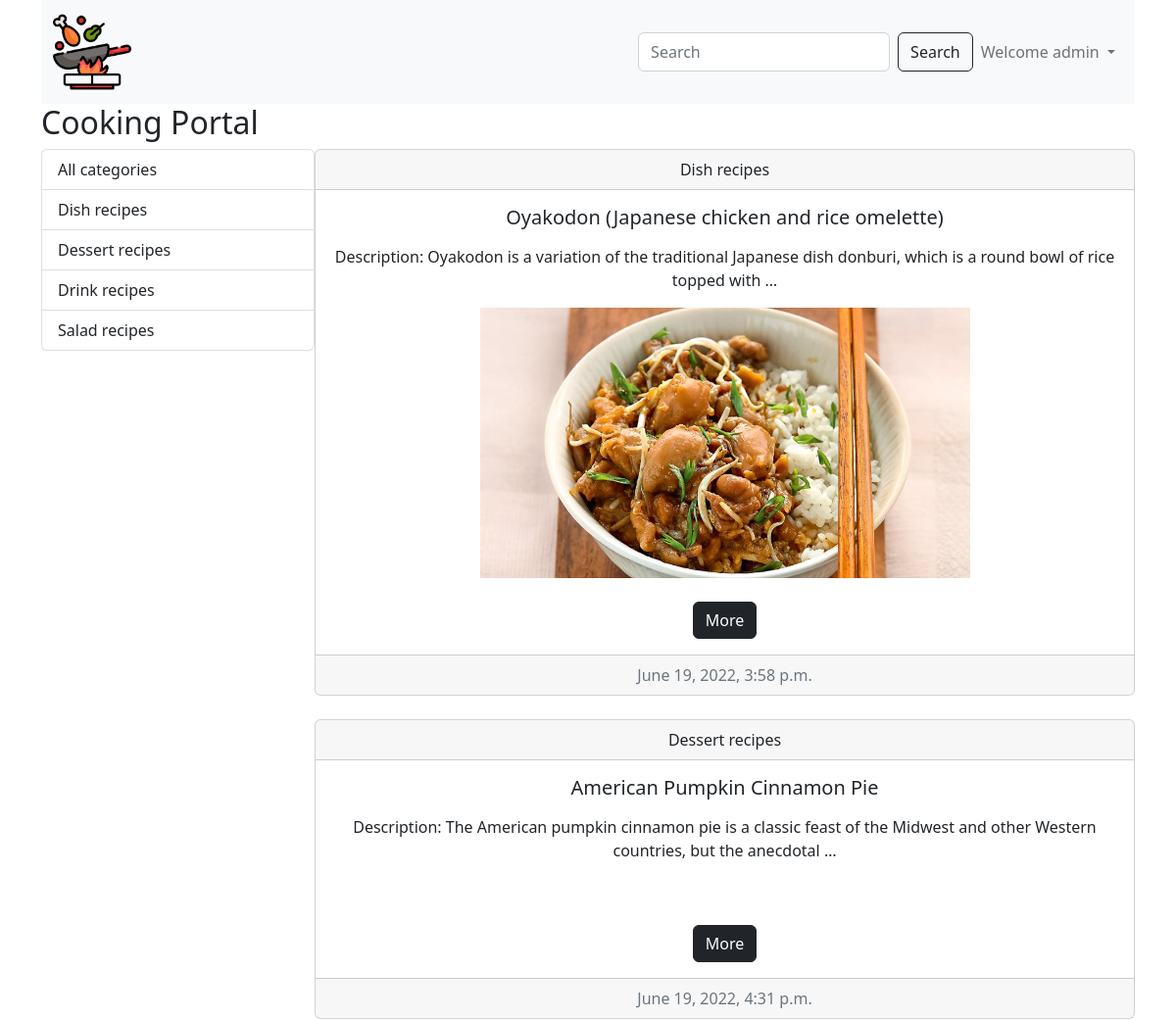
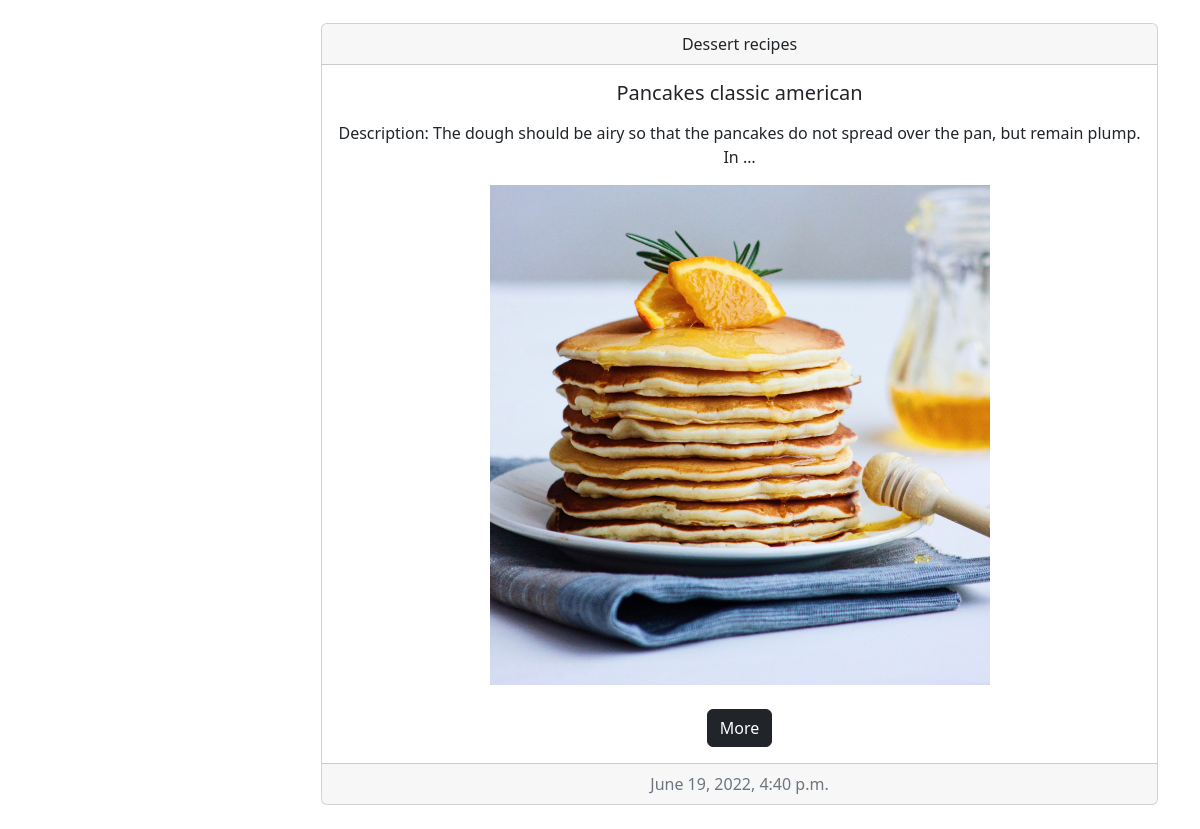
The app's page / (signed in) with its own data (2 pictures, top to bottom).
### web_site/models.py (models this page shows, shortened)
class Category(models.Model):
    title = models.CharField(max_length=300, verbose_name='Category title')
    def __str__(self):
        return self.title
    def get_absolute_url(self):
        return reverse('category_list', kwargs={'pk': self.pk})
    class Meta:
        verbose_name = 'Category'
        verbose_name_plural = 'Categories'

class Post(models.Model):
    title = models.CharField(max_length=50, verbose_name='Recipe title')
    content = models.TextField(default='Recipe description coming soon', verbose_name='Recipe text')
    created_at = models.DateTimeField(auto_now_add=True, verbose_name='Creation date')
    updated_at = models.DateTimeField(auto_now=True, verbose_name='Update date')
    photo = models.ImageField(upload_to='photos/', blank=True, null=True, verbose_name='Image')
    watched = models.IntegerField(default=0, verbose_name='Views')
    is_published = models.BooleanField(default=True, verbose_name='Is published')
    category = models.ForeignKey(Category, on_delete=models.CASCADE, verbose_name='Category')
    author = models.ForeignKey(User, default=None, null=True, blank=True, on_delete=models.CASCADE)
    def get_absolute_url(self):
        return reverse('post_detail', kwargs={'pk': self.pk})
    class Meta:
        verbose_name = 'Recipe'
        verbose_name_plural = 'Recipes'

### web_site/views.py (the view)
# urls.py: path('', Index.as_view(), name='index'),
class Index(ListView):
    model = Post
    context_object_name = 'posts'
    template_name = 'web_site/index.html'
    extra_context = {
        'title': 'Home page'
    }

### web_site/templatetags/blog_tags.py (called while the page is built)
@register.simple_tag()
def get_all_categories():
    categories = Category.objects.all()
    return categories

### web_site/templates/web_site/index.html
{% extends 'base.html' %}
{% load blog_tags %}
{% block main %}
        <h2>Cooking Portal</h2>
        <div class="d-flex justify content between">
            <div class="col-3">
                {% get_all_categories as categories %}
                {% include 'web_site/components/_sidebar.html' %}
            </div>
            <div class="col-9">
                {% for post in posts %}
                    {% include 'web_site/components/_card.html' %}
                <br>
                {% endfor %}
            </div>
        </div>
{% endblock main %}

### templates/components/_navbar.html (shortened to what this page needs)
{% load static %}
<nav class="navbar navbar-expand-lg bg-light">
    <div class="container-fluid">
        <a class="navbar-brand" href="{% url 'index' %}">
            <img src="{% static 'web_site/img/def.png' %}" alt="" width="80">
        </a>
        <div class="collapse navbar-collapse" id="navbarSupportedContent">
            <div class="d-flex">
                <form class="d-flex" role="search" method="get" action="{% url 'search_results' %}">
                    <input name="q" class="form-control me-2" type="search" placeholder="Search" aria-label="Search">
                    <button class="btn btn-outline-dark" type="submit">Search</button>
                </form>
                <ul class="navbar-nav me-auto mb-2 mb-lg-0">
                    {% if not request.user.is_authenticated %}
                    <li class="nav-item">
                        <a class="nav-link active" aria-current="page" href="{% url 'login' %}">Sign in</a>
                    </li>
                    <li class="nav-item">
                        <a class="nav-link active" aria-current="page" href="{% url 'register' %}">Sign up</a>
                    </li>
                    {% else %}
                    <li class="nav-item dropdown">
                        <a class="nav-link dropdown-toggle" href="#" role="button" data-bs-toggle="dropdown"
                           aria-expanded="false">
                            Welcome {{ request.user.username }}
                        </a>
                    </li>
                    {% endif %}
                </ul>
            </div>
        </div>
    </div>
</nav>

### web_site/templates/web_site/components/_sidebar.html
<div class="list-group">
    <a href="{% url 'index' %}" class="list-group-item list-group-item-action">All categories</a>
    {% for category in categories %}
    <a href="{{ category.get_absolute_url }}" class="list-group-item list-group-item-action">{{ category }}</a>
    {% endfor %}
</div>

### web_site/templates/web_site/components/_card.html
<div class="card text-center">
    <div class="card-header">
        {{ post.category }}
    </div>
    <div class="card-body">
        <h5 class="card-title">{{ post.title }}</h5>
        <p class="card-text">{{ post.content|truncatewords:20|linebreaks }}</p>
        {% if post.photo %}
        <img src="{{ post.photo.url }}" alt="" width="500">
        {% else %}
        <img src="https://imagesvc.meredithcorp.io/v3/mm/image?url=https%3A%2F%2Fstatic.onecms.io%2Fwp-content%2Fuploads%2Fsites%2F23%2F2020%2F01%2F02%2Fcooking.jpg" alt="" width="500">
        {% endif %}
        <br>
        <br>
        <a href="{{ post.get_absolute_url }}" class="btn btn-dark">More</a>
    </div>
    <div class="card-footer text-muted">
        {{ post.created_at }}
    </div>
</div>

### records on screen
Category: title "Dish recipes"
Category: title "Dessert recipes"
Category: title "Drink recipes"
Category: title "Salad recipes"
Post: category "Dish recipes", title "Oyakodon (Japanese chicken and rice omelette)", content "Description: Oyakodon is a variation of the traditional Japanese dish donburi, which is a round bowl of rice topped with …", photo (picture), created_at "June 19, 2022, 3:58 p.m."
Post: category "Dessert recipes", title "American Pumpkin Cinnamon Pie", content "Description: The American pumpkin cinnamon pie is a classic feast of the Midwest and other Western countries, but the anecdotal …", created_at "June 19, 2022, 4:31 p.m."
Post: category "Dessert recipes", title "Pancakes classic american", content "Description: The dough should be airy so that the pancakes do not spread over the pan, but remain plump. In …", photo (picture), created_at "June 19, 2022, 4:40 p.m."

### other values on screen
{{ request.user.username }} "admin"
